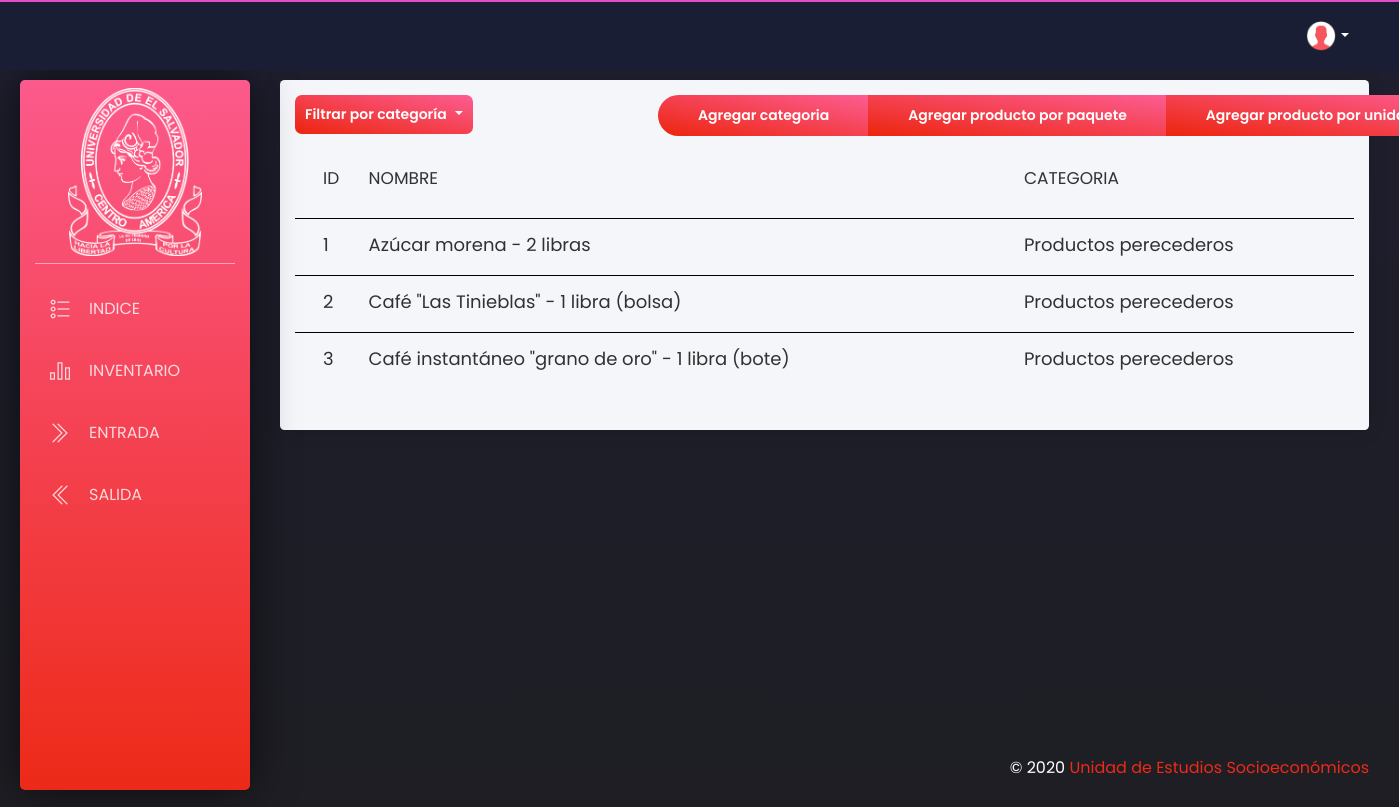
Page /core/indice/0 (signed in) on the earlier database version.
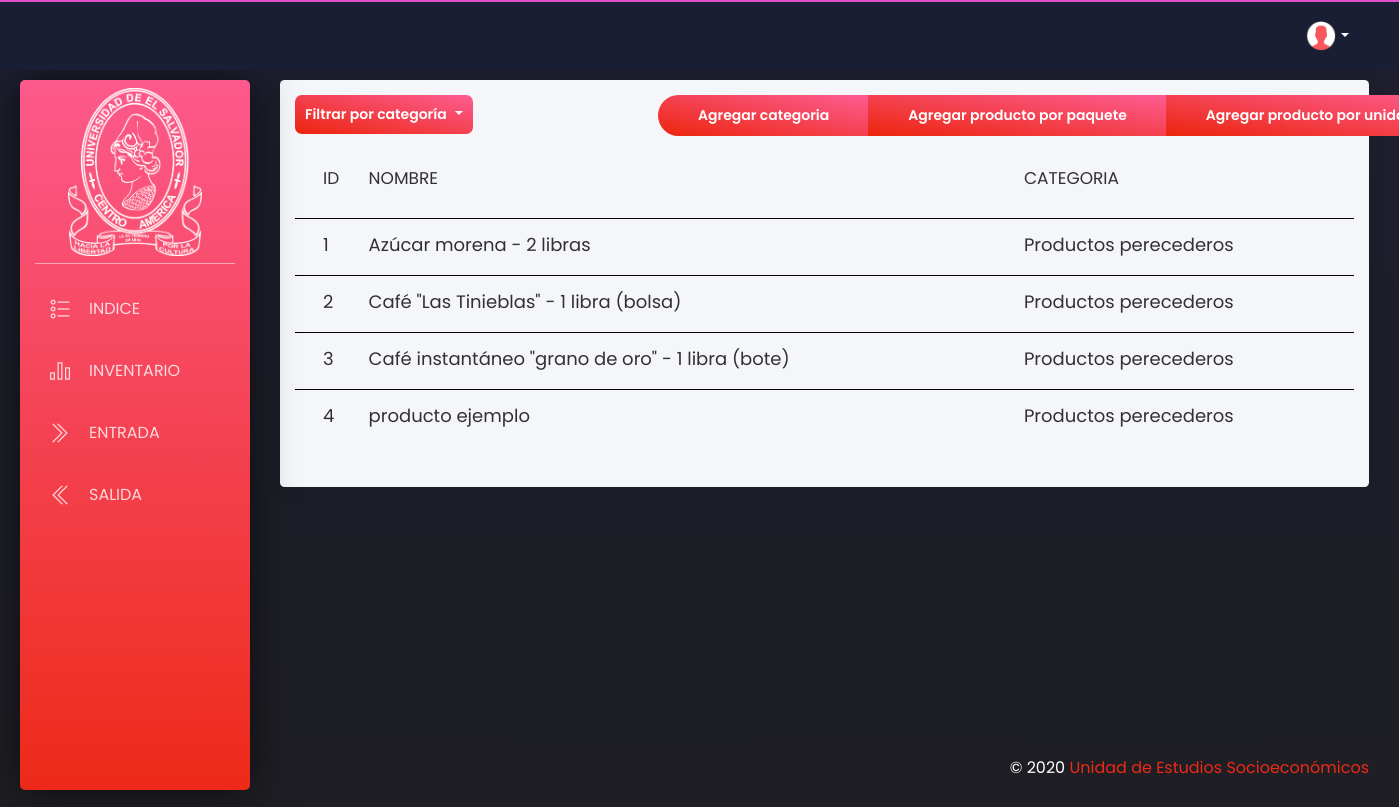
Same page on the later database version.
### core/models.py (models this page shows)
class Producto(models.Model):
    id = models.AutoField(primary_key=True)
    nombre = models.CharField(max_length=256, null=False)
    categoria = models.ForeignKey(Categoria, on_delete = models.CASCADE)
    empaquetado = models.BooleanField(default=False)
    paquetes = models.IntegerField(null=True, validators=[MinValueValidator(0)])
    unidadPaquete = models.IntegerField(null=True)
    sueltas = models.IntegerField(default=0, validators=[MinValueValidator(0)])
    existencias = models.IntegerField(default=0, validators=[MinValueValidator(0)])

class Categoria(models.Model):
    id = models.AutoField(primary_key=True)
    nombre = models.CharField(max_length=256, null=False)

### core/views.py (the view)
# urls.py: path('indice/<int:categoria>', Indice, name = 'indice'),
@login_required
def Indice(request, categoria):
    filtro = categoria
    categorias = Categoria.objects.all()
    if filtro == 0:
        productos = Producto.objects.all()
    else:
        productos = Producto.objects.filter(categoria = filtro)
    return render(request, 'core/indice.html', {'categorias': categorias, 'productos': productos, 'filtro':filtro})

### core/templates/core/indice.html (shortened to what this page needs)
{% extends 'core/base.html' %}
{% load static %}
{% block content %}
<div class="content">
				<div class="row">
					<div class="col-md-12">
						<div class="card white-content">
							<div class="card-header">
								<div class="row">
						<div class="col-md-4">
							<div class="btn-group" role="group">
								<button id="btnGroupDrop1" type="button" class="btn btn-danger btn-lg dropdown-toggle" data-toggle="dropdown" aria-haspopup="true" aria-expanded="false">
									Filtrar por categoría
								</button>
							</div>
						</div>
						<div class="col-md-8">
							<div class="btn-group" role="group">
								<a class="btn btn-danger" href="{% url 'core:nuevacategoria' %}" role="button">Agregar categoria</a>
								<a class="btn btn-danger" href="{% url 'core:nuevoproducto' %}" role="button">Agregar producto por paquete</a>
								<a class="btn btn-danger" href="{% url 'core:nuevoproducto2' %}" role="button">Agregar producto por unidad</a>
							</div>
						</div>
					</div>
				</div>
				<div class="card-body">
					<div class="table-responsive">
						<table class="table tablesorter " id="">
							<thead class=" text-primary">
								<th>
								</th>
								<th>
									<h4>ID</h4>
								</th>
								<th>
									<h4>Nombre</h4>
								</th>
								<th>
									<h4>Categoria</h4>
								</th>
							</thead>
							<tbody>
								{% for p in productos|dictsort:'categoria.id' %}
									<tr id={{p.id}} onMouseOver="ResaltarFila({{p.id}});" onMouseOut="RestablecerFila({{p.id}}, '')" onClick="CrearEnlace('home');">
										<td>
										</td>
										<td >
											<p><b><font size="4">{{p.id}}</font></b></p>
										</td>
										<td >
											<p><b><font size="4">{{p.nombre}}</font></b></p>
										</td>
										<td >
											<p><b><font size="4">{{p.categoria.nombre}}</font></b></p>
										</td>
									</tr>
								{% endfor %}
							</tbody>
						</table>
				      </div>
				</div>
			</div>
	    </div>
	</div>
</div>
{% endblock %}

Differences in the rows shown:
added Producto: id "4", nombre "producto ejemplo", categoria.nombre "Productos perecederos"
